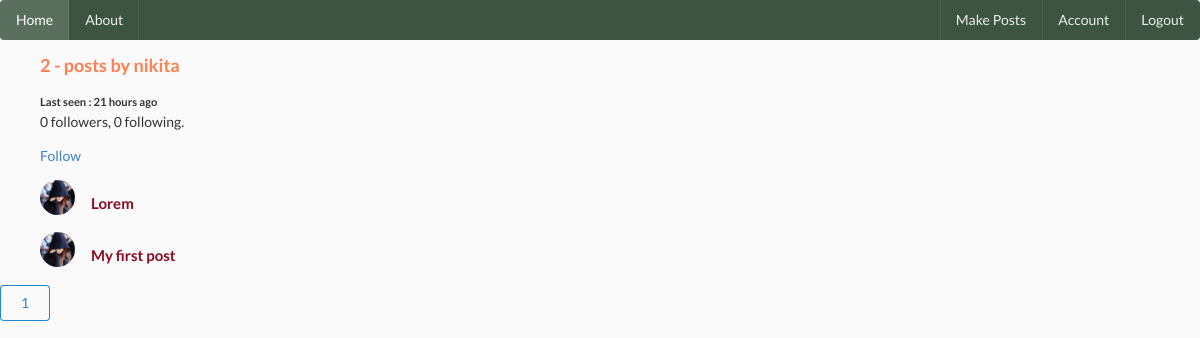
Before: /user/nikita (signed in) with the older database file.
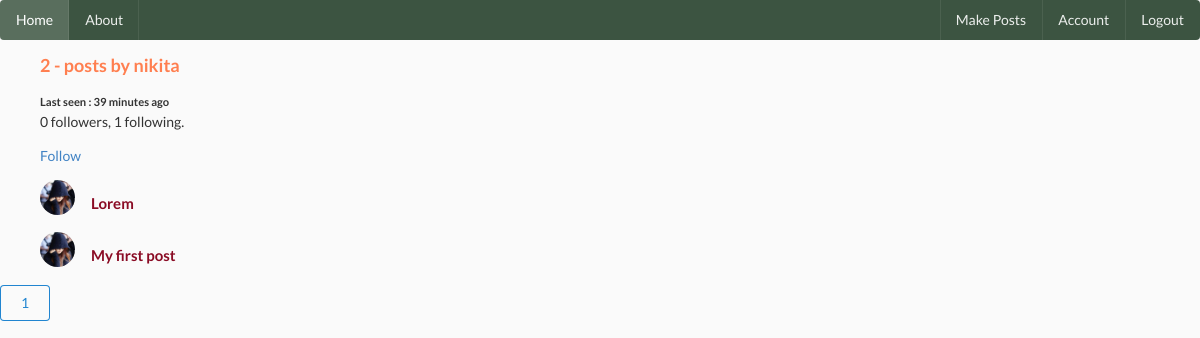
After: the same page with the newer database file.
### social_media/models.py (models this page shows, shortened)
class User(db.Model, UserMixin):
    id = db.Column(db.Integer, primary_key = True)
    username = db.Column(db.String(20), nullable = False, unique = True)
    email = db.Column(db.String(50), nullable = False, unique = True)
    image_file =db.Column(db.String(20), nullable = False, default = 'default.jpg')
    password = db.Column(db.String(60), nullable = False)
    posts = db.relationship("Post", backref ='author', lazy = True,cascade="all,delete")
    last_seen = db.Column(db.DateTime, default = datetime.utcnow)
    followed = db.relationship(
        'User', secondary = followers,
        primaryjoin = (followers.c.follower_id == id),
        secondaryjoin = (followers.c.followed_id == id),
        backref = db.backref('followers', lazy ='dynamic'), lazy = 'dynamic')
    def is_following(self, user):
        return self.followed.filter(followers.c.followed_id == user.id). count()>0

class Post(db.Model):
    __searchable__=['content']
    id = db.Column(db.Integer, primary_key = True)
    title = db.Column(db.String(100),nullable=False)
    date_posted = db.Column(db.DateTime, nullable=False, default = datetime.utcnow)
    content = db.Column(db.Text, nullable = False)
    user_id = db.Column(db.Integer, db.ForeignKey('user.id'), nullable=False)
    comments = db.relationship('Comment', backref = 'article', lazy = True, cascade="all,delete")

### social_media/users/routes.py (the view)
@users.route('/user/<string:username>')
@login_required
def user_posts_info(username):
    page = request.args.get('page', 1, type= int)
    user = User.query.filter_by(username= username).first()
    if user is None:
        return render_template('errors/403.html'), 403
    posts = Post.query.filter_by(author = user).order_by(Post.date_posted.desc()).paginate(page = page, per_page=8)
    return render_template('user.html',posts = posts, user = user)

### social_media/models.py (called while the page is built)
@login_manager.user_loader
def load_user(user_id):
    return User.query.get(int(user_id))

### social_media/templates/user.html (shortened to what this page needs)
{% extends 'base.html' %}
{% block content %}
<ul>
<h3 style="color: coral;">{{ posts.total }} - posts by  {{ user.username }}</h3>
{% if current_user.username == user.username %}
<small><b>Last seen : active now</b></small>
{% else %}
<small><b>Last seen : {{ moment(user.last_seen).fromNow() }}</b></small>
{% endif %}
<p>{{ user.followers.count() }} followers, {{ user.followed.count() }} following.</p>
  {% if user == current_user %}
  <p><a href="{{ url_for('users.account') }}">Edit your profile</a></p>
  {% elif not current_user.is_following(user) %}
  <p>
  <a href="{{ url_for('users.follow', username = user.username) }}">Follow</a>
  </p>
 {% else %}
 <p>
  <a href="{{ url_for('users.unfollow', username = user.username) }}">Unfollow</a>
  </p>
   {% endif %}
</ul>
    {% for post in posts.items %}
    <ul style="border: 2px rgb(255, 255, 255);">
    <div class="ui feed">
    <div class="event">
        <div class="label">
          <img class="ui small circular image" src="{{ url_for('static', filename = 'profile/' + post.author.image_file) }}">
        </div>
        <div class="content">
          <div class="extra text">
            <h4><a  href="{{ url_for('posts.post', post_id = post.id) }}" style="color: rgb(138, 11, 36);">{{ post.title }}</a></h4>
      </ul>
    {% endfor %}
{% for page_num in posts.iter_pages(left_edge =1, right_edge=1, left_current =1,right_current =2) %}
{% if page_num %}
{% if posts.page == page_num %}
<a href="{{ url_for('users.user_posts_info', username = user.username, page = page_num) }}"><button class="ui blue basic button">
  {{ page_num }}
</button>
</a>
{% else %}
<a href="{{ url_for('users.user_posts_info', username = user.username, page = page_num) }}"><button class="ui green basic button">
  {{ page_num }}
</button>
</a>
{% endif %}
{% else %}
    ...
{% endif %}
{% endfor %}
{% endblock %}

### social_media/templates/base.html (shortened to what this page needs)
<!DOCTYPE html>
<html>
<head>
    <link rel="stylesheet" href="https://cdnjs.cloudflare.com/ajax/libs/semantic-ui/2.4.1/semantic.min.css" />
    <link rel="stylesheet" type="text/css" href="{{ url_for('static', filename='css/social.css') }}">
  </head>
<body>
        <div class="ui  inverted menu" style="background: #3c5441;">
        <a class="active item" href="{{ url_for('main.home')}}">
          Home
        </a>
        <a class="item" href="{{ url_for('main.about')}}">
          About
        </a>
        <div class="right menu">
          {% if current_user.is_authenticated %}
          <a class="item" href="{{ url_for('posts.new_post')}}">
            Make Posts
          </a>
          <a class="ui item" href="{{ url_for('users.account')}}">
            Account
          </a>
          <a class="ui item" href="{{ url_for('users.logout')}}">
            Logout
          </a>
          {% endif %}
        </div>
      </div>
    <div>
    {% block content %}
    {% endblock %}
    </div>
  </body>
</html>

### social_media/static/css/social.css (style rules this page uses)
body { background: #fafafa; color: #333333; }
h1, h2, h3, h4, h5, h6 { color: #444444; }

Changed rows visible on the page:
changed User "nikita": last_seen "21 hours ago" → "39 minutes ago"
Other visible differences:
{{ user.followed.count() }}: "0" → "1"
